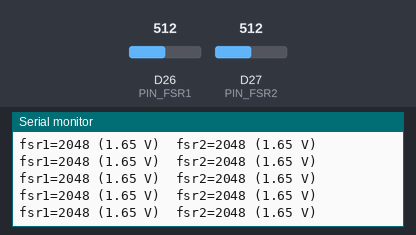
Bench run of a sketch on a simulated Arduino Due. Shown: the last lines printed to the serial monitor. The test bench sets the inputs (shaded band); at power-on: D26 (PIN_FSR1) = 512, D27 (PIN_FSR2) = 512 (analog values on the 0–1023 scale).

Above: at 1.2 s.
1.3 s: D26 (PIN_FSR1) set to 257
At 1.32 s:
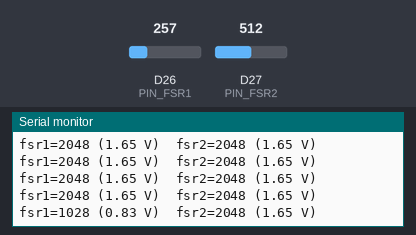
2.8 s: D26 (PIN_FSR1) set to 237
At 2.83 s:
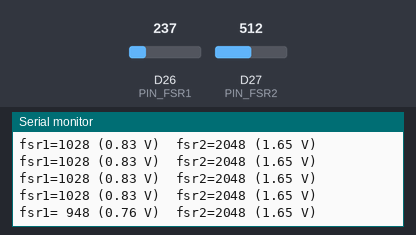
4.7 s: D27 (PIN_FSR2) set to 261
At 4.7 s:
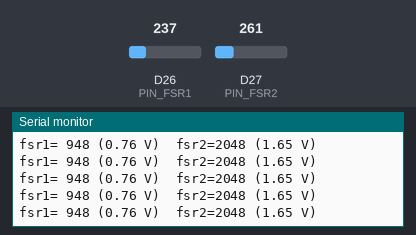
6.2 s: D27 (PIN_FSR2) set to 234
At 6.26 s:
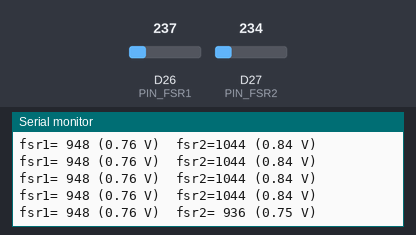
10.0 s: D27 (PIN_FSR2) set to 28
At 10.01 s:
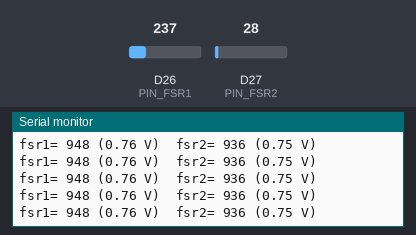
11.5 s: D27 (PIN_FSR2) set to 21
At 11.52 s:
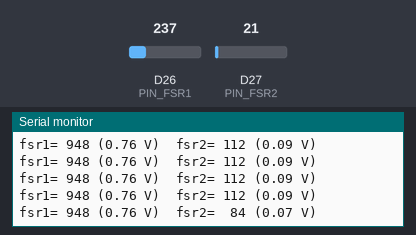

The sketch:

fsr_test.ino
```cpp
// fsr_test.ino: check both FSRs before flashing the full gripper firmware.
// Prints both readings over USB serial at 20 Hz (Arduino-Pico, board "Raspberry Pi Pico 2").
//
// Divider on each jaw: 3V3 -> FSR -> GP26 (or GP27) -> 3.3k -> GND.
// More force = lower FSR resistance = higher count.

const int PIN_FSR1 = 26;  // ADC0
const int PIN_FSR2 = 27;  // ADC1
const int SAMPLES = 8;    // same averaging as pico_gripper.ino

uint16_t readFsr(int pin) {
  uint32_t sum = 0;
  for (int i = 0; i < SAMPLES; i++) sum += analogRead(pin);
  return sum / SAMPLES;
}

void setup() {
  Serial.begin(115200);
  analogReadResolution(12);  // 0..4095
}

void loop() {
  uint16_t f1 = readFsr(PIN_FSR1), f2 = readFsr(PIN_FSR2);
  Serial.printf("fsr1=%4u (%.2f V)  fsr2=%4u (%.2f V)\n",
                f1, f1 * 3.3f / 4095, f2, f2 * 3.3f / 4095);
  delay(50);
}
```

Measured:
- the behaviour switches between 250 and 249 on D26 (PIN_FSR1) (found by bisection; images 1 and 2)
- the behaviour switches between 250 and 249 on D27 (PIN_FSR2) (found by bisection; images 3 and 4)
- the behaviour switches between 25 and 24 on D27 (PIN_FSR2) (found by bisection; images 5 and 6)
- after the input at 1.3 s, the serial monitor: prints a new line at once (image 1)
- after the input at 2.8 s, the serial monitor: prints a new line at once (image 2)
- after the input at 6.2 s, the serial monitor: prints a new line after 0.05 s (image 4)
- after the input at 11.5 s, the serial monitor: prints a new line at once (image 6)
